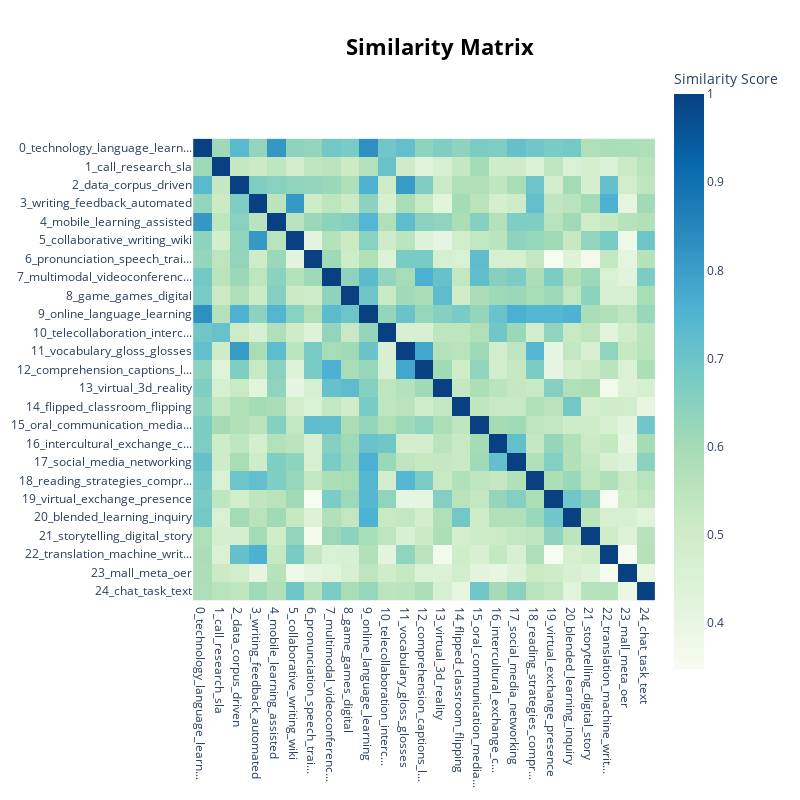

The cell this chart's notebook holds for it:
### Code cell
model.visualize_heatmap()

### Figure 1 — Plotly figure (JSON) as saved in the notebook; plotly's stock layout.template omitted (floating-point values rounded to 4 significant figures; data arrays with more than 128 entries replaced by an {"elided": "..."} marker saying what was removed)
{"data": [{"coloraxis": "coloraxis", "hovertemplate": "x: %{x}<br>y: %{y}<br>Similarity Score: %{z}<extra></extra>", "name": "0", "type": "heatmap", "x": ["0_technology_language_learn...", "1_call_research_sla", "2_data_corpus_driven", "3_writing_feedback_automated", "4_mobile_learning_assisted", "5_collaborative_writing_wiki", "6_pronunciation_speech_trai...", "7_multimodal_videoconferenc...", "8_game_games_digital", "9_online_language_learning", "10_telecollaboration_interc...", "11_vocabulary_gloss_glosses", "12_comprehension_captions_l...", "13_virtual_3d_reality", "14_flipped_classroom_flipping", "15_oral_communication_media...", "16_intercultural_exchange_c...", "17_social_media_networking", "18_reading_strategies_compr...", "19_virtual_exchange_presence", "20_blended_learning_inquiry", "21_storytelling_digital_story", "22_translation_machine_writ...", "23_mall_meta_oer", "24_chat_task_text"], "xaxis": "x", "y": ["0_technology_language_learn...", "1_call_research_sla", "2_data_corpus_driven", "3_writing_feedback_automated", "4_mobile_learning_assisted", "5_collaborative_writing_wiki", "6_pronunciation_speech_trai...", "7_multimodal_videoconferenc...", "8_game_games_digital", "9_online_language_learning", "10_telecollaboration_interc...", "11_vocabulary_gloss_glosses", "12_comprehension_captions_l...", "13_virtual_3d_reality", "14_flipped_classroom_flipping", "15_oral_communication_media...", "16_intercultural_exchange_c...", "17_social_media_networking", "18_reading_strategies_compr...", "19_virtual_exchange_presence", "20_blended_learning_inquiry", "21_storytelling_digital_story", "22_translation_machine_writ...", "23_mall_meta_oer", "24_chat_task_text"], "yaxis": "y", "z": {"elided": "25x25 float values"}}], "layout": {"coloraxis": {"colorbar": {"title": {"text": "Similarity Score"}}, "colorscale": [[0, "rgb(247,252,240)"], [0.125, "rgb(224,243,219)"], [0.25, "rgb(204,235,197)"], [0.375, "rgb(168,221,181)"], [0.5, "rgb(123,204,196)"], [0.625, "rgb(78,179,211)"], [0.75, "rgb(43,140,190)"], [0.875, "rgb(8,104,172)"], [1, "rgb(8,64,129)"]]}, "height": 800, "hoverlabel": {"bgcolor": "white", "font": {"family": "Rockwell", "size": 16}}, "legend": {"title": {"text": "Trend"}}, "margin": {"t": 60}, "showlegend": true, "title": {"font": {"color": "Black", "size": 22}, "text": "<b>Similarity Matrix</b>", "x": 0.55, "xanchor": "center", "y": 0.95, "yanchor": "top"}, "width": 800, "xaxis": {"anchor": "y", "constrain": "domain", "domain": [0, 1], "scaleanchor": "y"}, "yaxis": {"anchor": "x", "autorange": "reversed", "constrain": "domain", "domain": [0, 1]}}}
